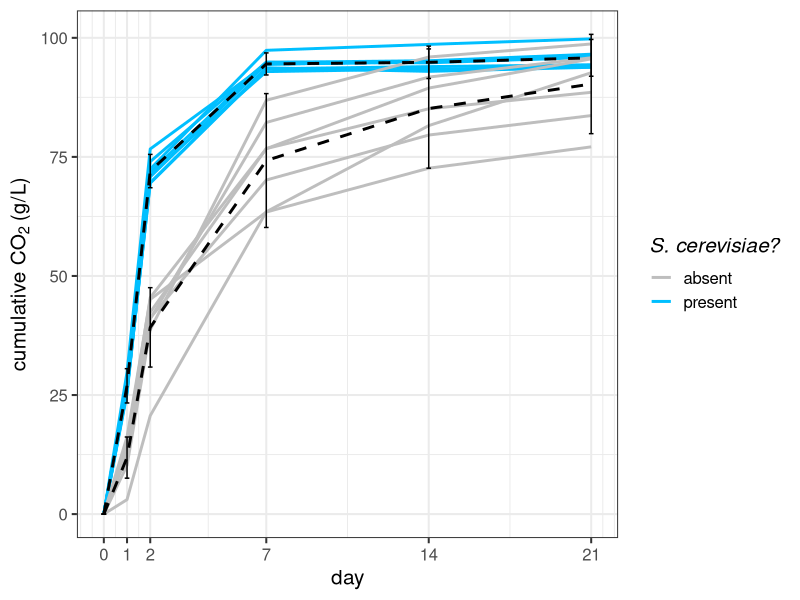

Write the R code that produced this figure. (Note: this script raises an error after producing the figure.)
# v3: started 20-nov-2023 beginning statistic analyses
# TO DO:
# ANOVAs & posthoc Tukey's pairwise 
# test of spread Sc vs. NS (PERMANOVA)

setwd("~/Library/CloudStorage/OneDrive-WageningenUniversity&Research/2023_montpellier/experiments/data/cumulativeCO2")
library(dplyr)
library(tidyr)
library(ggplot2)
library(readxl)
library(car) # for ANOVAs
library(lme4) # for ANOVAs
library(vegan) #for posthoc 
library(emmeans) #for posthoc

r01 <- readxl::read_xlsx(path="fermini_leale.xlsx", sheet = "r1_raw")%>%
  mutate(round = "r01")

r02 <- readxl::read_xlsx(path="fermini_leale.xlsx", sheet = "r2_raw")%>%
  mutate(round = "r02")

r03 <- readxl::read_xlsx(path="fermini_leale.xlsx", sheet = "r3_raw")%>%
  mutate(round = "r03")

r04 <- readxl::read_xlsx(path="fermini_leale.xlsx", sheet = "r4_raw")%>%
  mutate(round = "r04")


df <- rbind(r01, r02, r03, r04)

# rename columns, remove unneccesary column
df <- df%>% 
  rename(
   time = "Temps (h)",
    mass = "Masse (g)",
    volume = "Volume (L)",
 CO2cum = "CO2 cumulé (g/L)",
  CO2speed = "Vitesse CO2 (g/L/h)")  %>%
  select(-c("Prélèvement (ID)")) 

df<- df %>% drop_na(day)# confirm it eliminated correct rows (i.e., one value for each day/fermenter)

#make relevant values numeric
df$time <- as.numeric(df$time)
df$day <- as.numeric(df$day)
df$CO2cum <- as.numeric(df$CO2cum)

# combine in meta data of species absence/presence
META <- readxl::read_xlsx(path="fermini_leale.xlsx", sheet = "META")
df <- merge(df, META)

# figure 2  (good pdf size = 6x8 in )
# Calculate overall average and standard deviation for each Sc group
overall_avg <- df %>%
  filter(community != "C01" & community != "C10") %>%
  group_by(Sc, day) %>%
  summarise_at("CO2cum", c(mean, sd), na.rm = TRUE)

# Calculate overall average and standard deviation for each community and Sc group
overall_avg_community <- df %>%
  filter(community != "C01" & community != "C10") %>%
  group_by(community, Sc, day) %>%
  summarise_at("CO2cum", c(mean, sd), na.rm = TRUE)

# Plot individual community lines and average CO2cum for each Sc group
ggplot() +
  geom_line(
    data = overall_avg_community,
    aes(x = day, y = fn1, group = community, colour = Sc),
    size = 1, linetype = "solid") +
  geom_line(
    data = overall_avg,
    aes(x = day, y = fn1, group = Sc),
    colour = "black", linetype = "dashed", size = 1) +
  geom_errorbar(
    data = overall_avg,
    aes(x = day, ymin = fn1 - fn2, ymax = fn1 + fn2),
    colour = "black", width = 0.2) +  # Add error bars
  scale_colour_manual(
    name = expression(italic("S. cerevisiae?")),
    values = c("grey", "deepskyblue"),  
    labels = c("absent", "present")  
  ) +
  theme_bw(base_size = 15) +
  scale_x_continuous(breaks = c(0, 1, 2, 7, 14, 21)) +
  ylab(bquote("cumulative CO"[2] ~ "(g/L)")) +
  theme(legend.position = "right")  # Move legend to the top






### linear models
# supplementary table S7
df2 <- df %>% 
  # filter(Sc != "yes" ) %>% #remove if see rank still true in absence of Sc? 
  # filter(richness != 4 ) %>% # need to remove this for richness, because only 1 community, leads to perfect prediction
  filter(community != "C01" ) %>% #remove Sc control 
  filter(community != "C10" ) 

lm_all <- lm(CO2cum ~ Sc + Lt + Td + Sb + as.factor(richness) + day, data = df2) 
Anova(lm_all,  type = 3)
summary(lm_all)



### SPECIES / IDENTITY effect BY DAY
# supplementary Tables S4, S5, 
df2 <- df %>% 
  # filter(Sc != "yes" ) %>% #remove if see rank still true in absence of Sc? 
  # filter(richness != 4 ) %>% # need to remove this for richness, because only 1 community, leads to perfect prediction
  filter(community != "C01" ) %>% #remove Sc control 
  filter(community != "C10" ) %>%
  filter(day == 21 )


### LINEAR MODEL 
lm_all <- lm(CO2cum ~ Sc + Lt + Td + Sb + as.factor(richness) 
             +day,
             data = df2) 
# Anova(lm_all,  type = 3)
summary(lm_all)


#### PERMANOVA for spread in data 
# supplementary table S6
# check what you are filtering
df2 <- df %>% 
  # filter(Sc != "yes" ) %>% #remove if see rank still true in absence of Sc? 
  # filter(richness != 4 ) %>% # need to remove this for richness, because only 1 community, leads to perfect prediction
  filter(community != "C01" ) %>% #remove Sc control 
  filter(community != "C10" ) 

# # Remove rows with missing values in either 'CO2cum' or 'Sc'
df_no_missing <- na.omit(df2[c("CO2cum", "Sc")])

# # Calculate beta diversity using Euclidean distance
beta_diversity <- vegdist(df_no_missing$CO2cum, method = "euclidean")

# # Run PERMANOVA
result <- adonis2(beta_diversity ~ Sc, data = df_no_missing)
print(result)
summary(result)


#### Sc communities  (can't use community*day interaction...)
## Supplementary Table S8
sacc <- df %>%
  filter(Sc == "yes" ) %>%
  filter(community != "C01" ) %>% 
  filter(community != "C10" ) %>%
  filter(day == 07 )

lm_sacc <- lm(CO2cum ~ as.factor(richness), data = sacc )
Anova(lm_sacc , type = 3)  # no effect of community
summary(lm_sacc)








### these analyses are not currently used. 


# # T. del communities 
# td_comm <- df %>%
#   filter(Td == "no" ) %>%
#   filter(community != "C01" ) %>% 
#   filter(community != "C10" ) %>%
#   filter(day == 21 )
# 
# mean(td_comm $CO2cum)
# sd(td_comm $CO2cum)





#### Sc-free communities 
# saccfree <- df %>%
#   filter(Sc == "no" ) %>%
#   filter(community != "C01" ) %>% 
#   filter(community != "C10" ) %>%
#   filter(day == 7 )
# 
# lm_saccfree <- lm(CO2cum ~ community, data = saccfree)
# Anova(lm_saccfree , type = 3)  # no effect of community
# summary(lm_saccfree)
# 
# 
# 
# ### LEVENE's test (test spread in data)
# day1 <- df2 %>% filter(day == 1)
# day2 <- df2 %>% filter(day == 2)
# day7 <- df2 %>% filter(day == 7)
# day14 <- df2 %>% filter(day == 14)
# day21 <- df2 %>% filter(day == 21)
# 
# leveneTest(CO2cum ~ Sc, data = df2) # overall, across all days, no significant difference
# 
# leveneTest(CO2cum ~ Sc, data = day1) 
# leveneTest(CO2cum ~ Sc, data = day2)
# leveneTest(CO2cum ~ Sc, data = day7) #significant
# leveneTest(CO2cum ~ Sc, data = day14) #significant
# leveneTest(CO2cum ~ Sc, data = day21) #significant






# 
# #### plot average of when species is present or not (potential supplementary)
# df %>%
#   filter(community != "C01" ) %>%
#   filter(community != "C10" ) %>%
#   # filter(Sc == "no" ) %>% #if want to just looks at NS
#   group_by(day, Sb) %>%
#   summarise_at("CO2cum", c(mean, sd), na.rm = TRUE) %>%
#   ggplot(aes(x = day, y = fn1, 
#              col = Sb
#   )) +
#   geom_line(size=0.8) +
#   geom_errorbar(aes(ymin=fn1-fn2, ymax=fn1+fn2))+
#   # facet_wrap(~community) +
#   theme_bw(base_size = 15) +
#   geom_hline(yintercept=100, size = 0.4, linetype='dotted') +
#   # theme(axis.text.x = element_text(angle = 90)) +
#   scale_x_continuous(breaks=c(0, 1, 2, 7, 14, 21))+
#   labs(y = "CO2 cumulative", 
#        # title = "non-Sc communities",
#        title = "all 15 communities"
#   ) +
#   ylab(bquote("cumulative CO"[2]~"(g/L)"))
